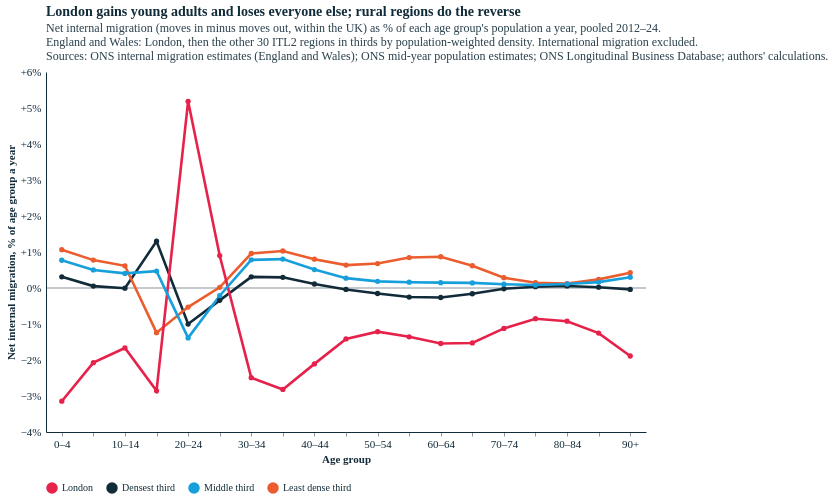

Here is the notebook cell this chart was saved with:
### Code cell
# chart 1: net migration rate by age, London vs density groups (lines)
GORD = ["London", "Densest third", "Middle third", "Least dense third"]
GCOL = [ECO["red"], ECO["blue-dark"], ECO["blue-light"], ECO["orange"]]
gr["pos"] = gr.age.map({b: i for i, b in enumerate(BANDS)})
LBL = {b: b.replace("-", "–") for b in BANDS}
gr["age_l"] = gr.age.map(LBL)
XA = alt.X("age_l:N", sort=[LBL[b] for b in BANDS], title="Age group", axis=alt.Axis(labelAngle=0, labelExpr="indexof(['0–4','10–14','20–24','30–34','40–44','50–54','60–64','70–74','80–84','90+'], datum.label) >= 0 ? datum.label : ''"))
end = gr[gr.age == "90+"]
lines = alt.layer(
    alt.Chart(pd.DataFrame({"v": [0.0]})).mark_rule(color=TXT, opacity=0.5).encode(y="v:Q"),
    alt.Chart(gr).mark_line(strokeWidth=2.6, point=alt.OverlayMarkDef(size=28)).encode(
        x=XA, y=alt.Y("rate:Q", title="Net internal migration, % of age group a year",
                      axis=alt.Axis(labelExpr="datum.value > 0 ? '+' + datum.label + '%' : datum.label + '%'")),
        color=alt.Color("g:N", scale=alt.Scale(domain=GORD, range=GCOL), legend=alt.Legend(title=None, orient="bottom")),
        tooltip=[alt.Tooltip("g:N", title="Group"), alt.Tooltip("age_l:N", title="Age"), alt.Tooltip("rate:Q", format="+.2f", title="Net, % a year")]),
).properties(title=alt.Title("London gains young adults and loses everyone else; rural regions do the reverse",
    subtitle=["Net internal migration (moves in minus moves out, within the UK) as % of each age group's population a year, pooled 2012–24.",
              "England and Wales: London, then the other 30 ITL2 regions in thirds by population-weighted density. International migration excluded.", SOURCE]))
styles.save(lines, str(FIG), "migration_net_by_age", width=600, height=360)
lines.properties(width=600, height=360)

### Figure 1 — Vega-Lite specification as saved in the notebook (floating-point values rounded to 4 significant figures)
{"config": {"background": "#fff", "font": "Circular Std", "text": {"color": "#122b39", "font": "Circular Std", "align": "left", "dx": 7, "dy": 0, "fontSize": 11}, "view": {"stroke": null, "continuousWidth": 350, "continuousHeight": 280, "discreteWidth": 400, "discreteHeight": 300}, "bar": {"color": "#179fdb"}, "line": {"color": "#e6224b"}, "rule": {"color": "#122b39"}, "point": {"filled": true, "size": 80, "color": "#e6224b", "opacity": 0.95}, "geoshape": {"stroke": "white", "strokeWidth": 0.3}, "axis": {"labelColor": "#122b39", "labelFontSize": 11, "labelFont": "Circular Std", "tickColor": "#122b39", "tickOpacity": 0.5, "domainColor": "#122b39", "domainOpacity": 1, "gridColor": "#122b39", "gridDash": [2, 2], "gridOpacity": 0.5, "title": null, "titleColor": "#122b39", "tickSize": 4, "grid": false, "domain": true}, "axisXDiscrete": {"grid": false, "labelAngle": 0, "tickCount": 10, "tickOpacity": 0.5, "title": null}, "axisYDiscrete": {"ticks": false, "labelPadding": 5, "grid": false}, "axisXTemporal": {"grid": false, "ticks": true}, "axisXQuantitative": {"grid": false}, "axisYQuantitative": {"gridColor": "#122b39", "gridDash": [1, 5], "gridOpacity": 0.5, "ticks": false, "labelPadding": 5, "tickCount": 8, "grid": false}, "title": {"color": "#122b39", "subtitleColor": "#122b39E6", "font": "Circular Std", "subtitleFont": "Circular Std", "anchor": "start", "frame": "group", "fontSize": 14, "subtitleFontSize": 12, "subtitlePadding": 4, "offset": 0}, "legend": {"titleColor": "#122b39", "labelColor": "#122b39"}}, "layer": [{"data": {"name": "data-23d1de8f6fdef12c9f9bd74afd652fbe"}, "mark": {"type": "rule", "color": "#122b39", "opacity": 0.5}, "encoding": {"y": {"field": "v", "type": "quantitative"}}}, {"data": {"name": "data-fbaafb1a3718add2a0309b1c1dbb6b2f"}, "mark": {"type": "line", "point": {"size": 28}, "strokeWidth": 2.6}, "encoding": {"color": {"field": "g", "legend": {"orient": "bottom", "title": null}, "scale": {"domain": ["London", "Densest third", "Middle third", "Least dense third"], "range": ["#e6224b", "#122b39", "#179fdb", "#eb5c2e"]}, "type": "nominal"}, "tooltip": [{"field": "g", "title": "Group", "type": "nominal"}, {"field": "age_l", "title": "Age", "type": "nominal"}, {"field": "rate", "format": "+.2f", "title": "Net, % a year", "type": "quantitative"}], "x": {"axis": {"labelAngle": 0, "labelExpr": "indexof(['0–4','10–14','20–24','30–34','40–44','50–54','60–64','70–74','80–84','90+'], datum.label) >= 0 ? datum.label : ''"}, "field": "age_l", "sort": ["0–4", "5–9", "10–14", "15–19", "20–24", "25–29", "30–34", "35–39", "40–44", "45–49", "50–54", "55–59", "60–64", "65–69", "70–74", "75–79", "80–84", "85–89", "90+"], "title": "Age group", "type": "nominal"}, "y": {"axis": {"labelExpr": "datum.value > 0 ? '+' + datum.label + '%' : datum.label + '%'"}, "field": "rate", "title": "Net internal migration, % of age group a year", "type": "quantitative"}}}], "height": 360, "title": {"text": "London gains young adults and loses everyone else; rural regions do the reverse", "subtitle": ["Net internal migration (moves in minus moves out, within the UK) as % of each age group's population a year, pooled 2012–24.", "England and Wales: London, then the other 30 ITL2 regions in thirds by population-weighted density. International migration excluded.", "Sources: ONS internal migration estimates (England and Wales); ONS mid-year population estimates; ONS Longitudinal Business Database; authors' calculations."]}, "width": 600, "$schema": "https://vega.github.io/schema/vega-lite/v5.20.1.json", "datasets": {"data-23d1de8f6fdef12c9f9bd74afd652fbe": [{"v": 0.0}], "data-fbaafb1a3718add2a0309b1c1dbb6b2f": [{"g": "Densest third", "age": "0-4", "rate": 0.311, "pos": 0, "age_l": "0–4"}, {"g": "Densest third", "age": "10-14", "rate": -0.005515, "pos": 2, "age_l": "10–14"}, {"g": "Densest third", "age": "15-19", "rate": 1.3, "pos": 3, "age_l": "15–19"}, {"g": "Densest third", "age": "20-24", "rate": -1.001, "pos": 4, "age_l": "20–24"}, {"g": "Densest third", "age": "25-29", "rate": -0.343, "pos": 5, "age_l": "25–29"}, {"g": "Densest third", "age": "30-34", "rate": 0.3094, "pos": 6, "age_l": "30–34"}, {"g": "Densest third", "age": "35-39", "rate": 0.2959, "pos": 7, "age_l": "35–39"}, {"g": "Densest third", "age": "40-44", "rate": 0.1115, "pos": 8, "age_l": "40–44"}, {"g": "Densest third", "age": "45-49", "rate": -0.03938, "pos": 9, "age_l": "45–49"}, {"g": "Densest third", "age": "5-9", "rate": 0.05295, "pos": 1, "age_l": "5–9"}, {"g": "Densest third", "age": "50-54", "rate": -0.153, "pos": 10, "age_l": "50–54"}, {"g": "Densest third", "age": "55-59", "rate": -0.2513, "pos": 11, "age_l": "55–59"}, {"g": "Densest third", "age": "60-64", "rate": -0.2643, "pos": 12, "age_l": "60–64"}, {"g": "Densest third", "age": "65-69", "rate": -0.1597, "pos": 13, "age_l": "65–69"}, {"g": "Densest third", "age": "70-74", "rate": -0.02096, "pos": 14, "age_l": "70–74"}, {"g": "Densest third", "age": "75-79", "rate": 0.03677, "pos": 15, "age_l": "75–79"}, {"g": "Densest third", "age": "80-84", "rate": 0.05737, "pos": 16, "age_l": "80–84"}, {"g": "Densest third", "age": "85-89", "rate": 0.02177, "pos": 17, "age_l": "85–89"}, {"g": "Densest third", "age": "90+", "rate": -0.03837, "pos": 18, "age_l": "90+"}, {"g": "Least dense third", "age": "0-4", "rate": 1.065, "pos": 0, "age_l": "0–4"}, {"g": "Least dense third", "age": "10-14", "rate": 0.6167, "pos": 2, "age_l": "10–14"}, {"g": "Least dense third", "age": "15-19", "rate": -1.241, "pos": 3, "age_l": "15–19"}, {"g": "Least dense third", "age": "20-24", "rate": -0.531, "pos": 4, "age_l": "20–24"}, {"g": "Least dense third", "age": "25-29", "rate": 0.01971, "pos": 5, "age_l": "25–29"}, {"g": "Least dense third", "age": "30-34", "rate": 0.9579, "pos": 6, "age_l": "30–34"}, {"g": "Least dense third", "age": "35-39", "rate": 1.027, "pos": 7, "age_l": "35–39"}, {"g": "Least dense third", "age": "40-44", "rate": 0.7996, "pos": 8, "age_l": "40–44"}, {"g": "Least dense third", "age": "45-49", "rate": 0.6366, "pos": 9, "age_l": "45–49"}, {"g": "Least dense third", "age": "5-9", "rate": 0.7747, "pos": 1, "age_l": "5–9"}, {"g": "Least dense third", "age": "50-54", "rate": 0.6789, "pos": 10, "age_l": "50–54"}, {"g": "Least dense third", "age": "55-59", "rate": 0.8452, "pos": 11, "age_l": "55–59"}, {"g": "Least dense third", "age": "60-64", "rate": 0.8679, "pos": 12, "age_l": "60–64"}, {"g": "Least dense third", "age": "65-69", "rate": 0.6184, "pos": 13, "age_l": "65–69"}, {"g": "Least dense third", "age": "70-74", "rate": 0.287, "pos": 14, "age_l": "70–74"}, {"g": "Least dense third", "age": "75-79", "rate": 0.1473, "pos": 15, "age_l": "75–79"}, {"g": "Least dense third", "age": "80-84", "rate": 0.123, "pos": 16, "age_l": "80–84"}, {"g": "Least dense third", "age": "85-89", "rate": 0.2391, "pos": 17, "age_l": "85–89"}, {"g": "Least dense third", "age": "90+", "rate": 0.4231, "pos": 18, "age_l": "90+"}, {"g": "London", "age": "0-4", "rate": -3.145, "pos": 0, "age_l": "0–4"}, {"g": "London", "age": "10-14", "rate": -1.666, "pos": 2, "age_l": "10–14"}, {"g": "London", "age": "15-19", "rate": -2.855, "pos": 3, "age_l": "15–19"}, {"g": "London", "age": "20-24", "rate": 5.185, "pos": 4, "age_l": "20–24"}, {"g": "London", "age": "25-29", "rate": 0.9021, "pos": 5, "age_l": "25–29"}, {"g": "London", "age": "30-34", "rate": -2.491, "pos": 6, "age_l": "30–34"}, {"g": "London", "age": "35-39", "rate": -2.818, "pos": 7, "age_l": "35–39"}, {"g": "London", "age": "40-44", "rate": -2.108, "pos": 8, "age_l": "40–44"}, {"g": "London", "age": "45-49", "rate": -1.415, "pos": 9, "age_l": "45–49"}, {"g": "London", "age": "5-9", "rate": -2.073, "pos": 1, "age_l": "5–9"}, {"g": "London", "age": "50-54", "rate": -1.214, "pos": 10, "age_l": "50–54"}, {"g": "London", "age": "55-59", "rate": -1.357, "pos": 11, "age_l": "55–59"}, {"g": "London", "age": "60-64", "rate": -1.541, "pos": 12, "age_l": "60–64"}, {"g": "London", "age": "65-69", "rate": -1.526, "pos": 13, "age_l": "65–69"}, {"g": "London", "age": "70-74", "rate": -1.122, "pos": 14, "age_l": "70–74"}, {"g": "London", "age": "75-79", "rate": -0.853, "pos": 15, "age_l": "75–79"}, {"g": "London", "age": "80-84", "rate": -0.9216, "pos": 16, "age_l": "80–84"}, {"g": "London", "age": "85-89", "rate": -1.252, "pos": 17, "age_l": "85–89"}, {"g": "London", "age": "90+", "rate": -1.889, "pos": 18, "age_l": "90+"}, {"g": "Middle third", "age": "0-4", "rate": 0.7714, "pos": 0, "age_l": "0–4"}, {"g": "Middle third", "age": "10-14", "rate": 0.4056, "pos": 2, "age_l": "10–14"}, {"g": "Middle third", "age": "15-19", "rate": 0.4688, "pos": 3, "age_l": "15–19"}, {"g": "Middle third", "age": "20-24", "rate": -1.386, "pos": 4, "age_l": "20–24"}, {"g": "Middle third", "age": "25-29", "rate": -0.2138, "pos": 5, "age_l": "25–29"}, {"g": "Middle third", "age": "30-34", "rate": 0.7817, "pos": 6, "age_l": "30–34"}, {"g": "Middle third", "age": "35-39", "rate": 0.8033, "pos": 7, "age_l": "35–39"}, {"g": "Middle third", "age": "40-44", "rate": 0.5126, "pos": 8, "age_l": "40–44"}, {"g": "Middle third", "age": "45-49", "rate": 0.2731, "pos": 9, "age_l": "45–49"}, {"g": "Middle third", "age": "5-9", "rate": 0.5008, "pos": 1, "age_l": "5–9"}, {"g": "Middle third", "age": "50-54", "rate": 0.1841, "pos": 10, "age_l": "50–54"}, {"g": "Middle third", "age": "55-59", "rate": 0.1614, "pos": 11, "age_l": "55–59"}, {"g": "Middle third", "age": "60-64", "rate": 0.1487, "pos": 12, "age_l": "60–64"}, {"g": "Middle third", "age": "65-69", "rate": 0.1422, "pos": 13, "age_l": "65–69"}, {"g": "Middle third", "age": "70-74", "rate": 0.1049, "pos": 14, "age_l": "70–74"}, {"g": "Middle third", "age": "75-79", "rate": 0.08232, "pos": 15, "age_l": "75–79"}, {"g": "Middle third", "age": "80-84", "rate": 0.1125, "pos": 16, "age_l": "80–84"}, {"g": "Middle third", "age": "85-89", "rate": 0.1641, "pos": 17, "age_l": "85–89"}, {"g": "Middle third", "age": "90+", "rate": 0.301, "pos": 18, "age_l": "90+"}]}}
